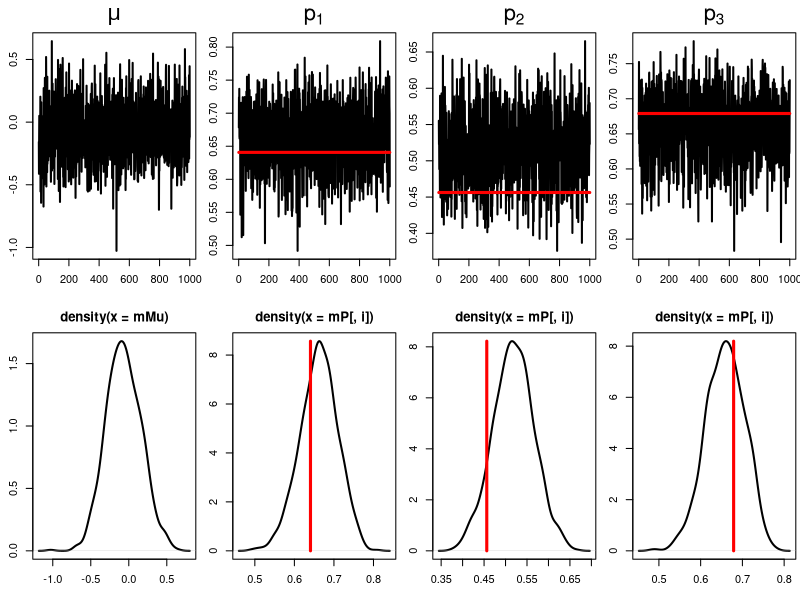

R code for this plot:
###############################################################################

# Simulate Example

set.seed(1)

k <- 20   # Number of cities
n <- 100   # Number of trials per city

# Simulate true values for vp
alpha <- 1
beta  <- 1
a <- 0.2
b <- 0.8
vp.true <- a + (b-a)*rbeta(k,alpha,beta)

vy <- rbinom(k,n,vp.true)

vp.hat <- vy/n
vz <- log(vp.hat/(1 - vp.hat))
vsigma2 <- 1/(n*vp.hat*(1 - vp.hat))

###############################################################################

# Starting values for mu and vpsi
mu   <- 0
vpsi <- rep(0,k)

# Number of Gibbs samples
N <- 1000

# Matrices to store chain
mMu  <- matrix(0,N,1)
mPsi <- matrix(0,N,k)
mP   <- matrix(0,N,k)

###############################################################################

# Main loop for Gibbs sampling

for (ITER in 1:N) {
   # Sample from mu
   mu   <- rnorm(1,mean(vpsi),1/sqrt(k))
   
   # Sample from vpis
   vd2  <- 1/(1 + 1/vsigma2)
   ve   <- vd2*(vz/vsigma2 + mu)
   vpsi <- rnorm(k,ve,sqrt(vd2))
   
   # Transformed vpsi to vp scale
   vp   <- 1/(1 + exp(-vpsi))
   
   # Store results
   mMu[ITER,]  <- mu
   mPsi[ITER,] <- vpsi
   mP[ITER,] <- vp
}

###############################################################################

# Plot results

pdf("GibbsExample.pdf",width=12)

mai.dft <- c(1.02,0.82,0.82,0.42)
op    <- par(mai=mai.dft)
pcnt1  <- 0.40
pcnt2  <- 0.40
pcnt3  <- 0.40
pcnt4  <- 0.10
mai.new <- c(pcnt1,pcnt2,pcnt3,pcnt4)*mai.dft				
par(mfrow=c(2,4),mai=mai.new)

plot(mMu,type="l",lwd=2,main=expression(mu),cex.main=2,xlab="",ylab="")

plot(mP[,1],type="l",lwd=2,main=expression(p[1]),cex.main=2,xlab="",ylab="")
lines(1:N,rep(vp.true[1],N),col="red",lwd=3)
plot(mP[,2],type="l",lwd=2,main=expression(p[2]),cex.main=2,xlab="",ylab="")
lines(1:N,rep(vp.true[2],N),col="red",lwd=3)
plot(mP[,3],type="l",lwd=2,main=expression(p[3]),cex.main=2,xlab="",ylab="")
lines(1:N,rep(vp.true[3],N),col="red",lwd=3)

dens <- density(mMu)
plot(dens,lwd=2)

for (i in 1:3) {
		dens <- density(mP[,i])
		plot(dens,lwd=2)
		lines(rep(vp.true[i],2),range(dens$y),col="red",lwd=3)
}

dev.off()

###############################################################################

